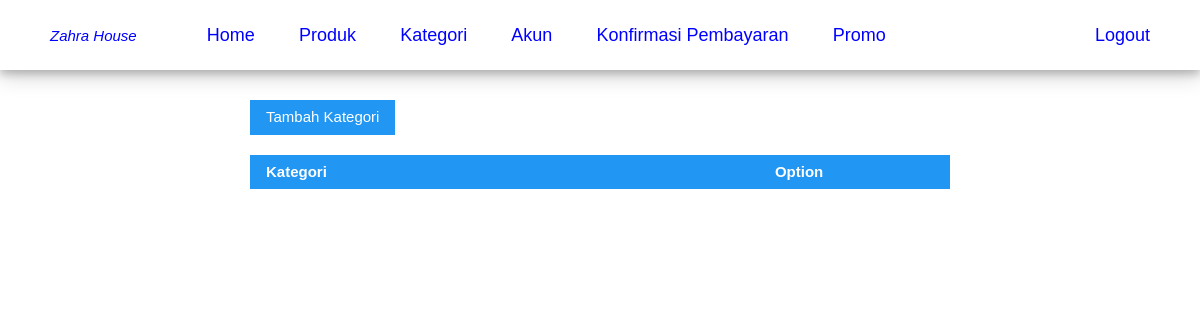
The page /admin/category.php on the database as committed earlier.
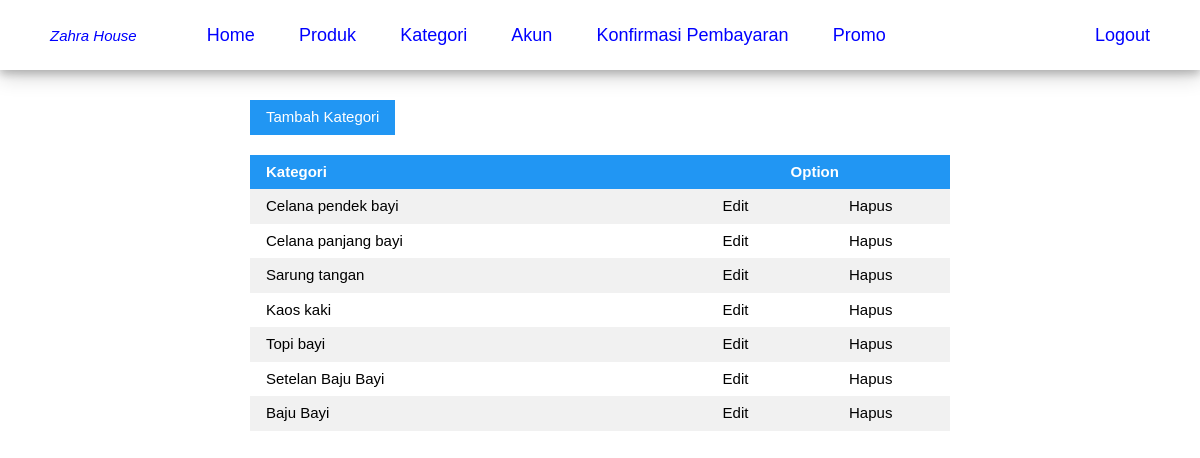
The same page on the database as committed later.
### tables this page shows
CREATE TABLE `category` (
  `idCategory` tinyint(3) UNSIGNED NOT NULL,
  `name` char(20) NOT NULL
);

### admin/category.php (the view, shortened to what this page needs)
<?php
    include "../config/config.php";
?>
<!DOCTYPE html>
<html lang="en">
<head>
    <link rel="stylesheet" type="text/css" href="../style/w3.css">
    <link rel="stylesheet" type="text/css" href="../style/css.css">
</head>
<body>
<?php
    include 'menu.php';
?>
    <div class="isi" style="margin: 0 200px;">
        <button class="w3-btn w3-blue" style="margin-bottom: 20px;" onclick="document.getElementById('categoryAdd').style.display='block'">Tambah Kategori</button>
        <table class="w3-table w3-hoverable w3-striped">
            <tr class="w3-blue">
                <th>Kategori</th>
                <th colspan="2"><center>Option</center></th>
            </tr>
            <?php
                $sql = "SELECT * FROM category";
                $query = $mysqli->query($sql);
                while($row = $query->fetch_assoc()){
                    if($row['idCategory'] != 1){
                    ?>
                    <tr>
                        <td><?php echo $row['name']; ?></td>
                        <td><center><a class="option" onclick="editDashboard(<?php echo $row['idCategory'].",'".$row['name']."'"; ?>)">Edit</a></center></td>
                        <td><center><a onclick="categoryDelete(<?php echo $row['idCategory']; ?>,'<?php echo $row['name']; ?>')" class="option">Hapus</a></center></td>
                    </tr>
                    <?php
                    }
                }
            ?>
        </table>
    </div>
</body>
</html>

### admin/menu.php
<div class="header w3-card-4">
    <p class="toko"><i>Zahra House</i></p>
    <a href="index.php"><button>Home</button></a>
    <a href="product.php"><button>Produk</button></a>
    <a href="category.php"><button>Kategori</button></a>
    <a href="sosmed.php"><button>Akun</button></a>
    <a href="payment.php"><button>Konfirmasi Pembayaran</button></a>
    <a href="sale.php"><button>Promo</button></a>
    <a href="index.php?logout=true"><button style="float: right;">Logout</button></a>
</div>

### style/w3.css (style rules this page uses)
html { -ms-text-size-adjust:100%;-webkit-text-size-adjust:100% }
body { margin:0 }
a { -webkit-tap-highlight-color:transparent;background-color:transparent }
button,input,optgroup,select,textarea { color:inherit;font:inherit;margin:0 }
button { overflow:visible }
button,select { text-transform:none }
button,html input[type=button],input[type=reset],input[type=submit] { -webkit-appearance:button;cursor:pointer }
html,body { font-family:Verdana,sans-serif;font-size:15px;line-height:1.5 }
a { color:inherit }
table { border-collapse:collapse;border-spacing:0;width:100%;display:table }
table,th,td { border:none }
.w3-striped tbody tr:nth-child(even) { background-color:#f1f1f1 }
.w3-table td,.w3-table th,.w3-table-all td,.w3-table-all th { padding:6px 8px;display:table-cell;text-align:left;vertical-align:top }
.w3-table th:first-child,.w3-table td:first-child,.w3-table-all th:first-child,.w3-table-all td:first-child { padding-left:16px }
.w3-btn,.w3-btn-block { border:none;display:inline-block;outline:0;padding:6px 16px;vertical-align:middle;overflow:hidden;text-decoration:none !important;color:#fff;background-color:#000;text-align:center;cursor:pointer;white-space:nowrap }
.w3-btn,.w3-btn-floating,.w3-btn-floating-large { -webkit-touch-callout:none;-webkit-user-select:none;-khtml-user-select:none;-moz-user-select:none;-ms-user-select:none;user-select:none; }
.w3-navbar a,.w3-topnav a,.w3-sidenav a,.w3-dropnav a,.w3-pagination li a,.w3-hoverable tbody tr,.w3-btn,.w3-btn-floating,.w3-btn-floating-large,.w3-hover-opacity,.w3-hover-shadow,.w3-accordion-content a,.w3-dropdown-content a,.w3-dropdown-click:hover,.w3-dropdown-hover:hover,.w3-opennav,.w3-closenav,.w3-closebtn, .w3-hover-amber,.w3-hover-aqua,.w3-hover-blue,.w3-hover-light-blue,.w3-hover-brown,.w3-hover-cyan,.w3-hover-blue-grey,.w3-hover-green,.w3-hover-light-green,.w3-hover-indigo,.w3-hover-khaki,.w3-hover-lime,.w3-hover-orange,.w3-hover-deep-orange,.w3-hover-pink, .w3-hover-purple,.w3-hover-deep-purple,.w3-hover-red,.w3-hover-sand,.w3-hover-teal,.w3-hover-yellow,.w3-hover-white,.w3-hover-black,.w3-hover-grey,.w3-hover-light-grey,.w3-hover-dark-grey,.w3-hover-text-amber,.w3-hover-text-aqua,.w3-hover-text-blue,.w3-hover-text-light-blue, .w3-hover-text-brown,.w3-hover-text-cyan,.w3-hover-text-blue-grey,.w3-hover-text-green,.w3-hover-text-light-green,.w3-hover-text-indigo,.w3-hover-text-khaki,.w3-hover-text-lime,.w3-hover-text-orange,.w3-hover-text-deep-orange,.w3-hover-text-pink,.w3-hover-text-purple, .w3-hover-text-deep-purple,.w3-hover-text-red,.w3-hover-text-sand,.w3-hover-text-teal,.w3-hover-text-yellow,.w3-hover-text-white,.w3-hover-text-black,.w3-hover-text-grey,.w3-hover-text-light-grey,.w3-hover-text-dark-grey { -webkit-transition:all 0.3s ease;transition:all 0.3s ease }
.w3-card-4,.w3-hover-shadow:hover { box-shadow:0 4px 8px 0 rgba(0,0,0,0.2),0 6px 20px 0 rgba(0,0,0,0.19) !important }
.w3-blue,.w3-hover-blue:hover { color:#fff !important;background-color:#2196F3 !important }

### style/css.css (style rules this page uses)
.header { padding: 20px 30px 0 0; height: 70px; }
.toko { color: blue; float: left; margin: 5px 50px; }
.header button { margin-top: -20px; height: 70px; font-size: 18px; padding: 0 20px; }
.header button, .menuProfil a button { text-decoration: none; color: blue; background-color: white; border: none; }
.header a { text-decoration: none; width: 100%; color: blue; }
.isi { widows: 100%; height: auto; padding: 30px 50px; }
.option { text-decoration: none; cursor: pointer; }

Rows that differ between the two databases and show on the page:
added category: name "Celana pendek bayi"
added category: name "Celana panjang bayi"
added category: name "Sarung tangan"
added category: name "Kaos kaki"
added category: name "Topi bayi"
added category: name "Setelan Baju Bayi"
added category: name "Baju Bayi"
